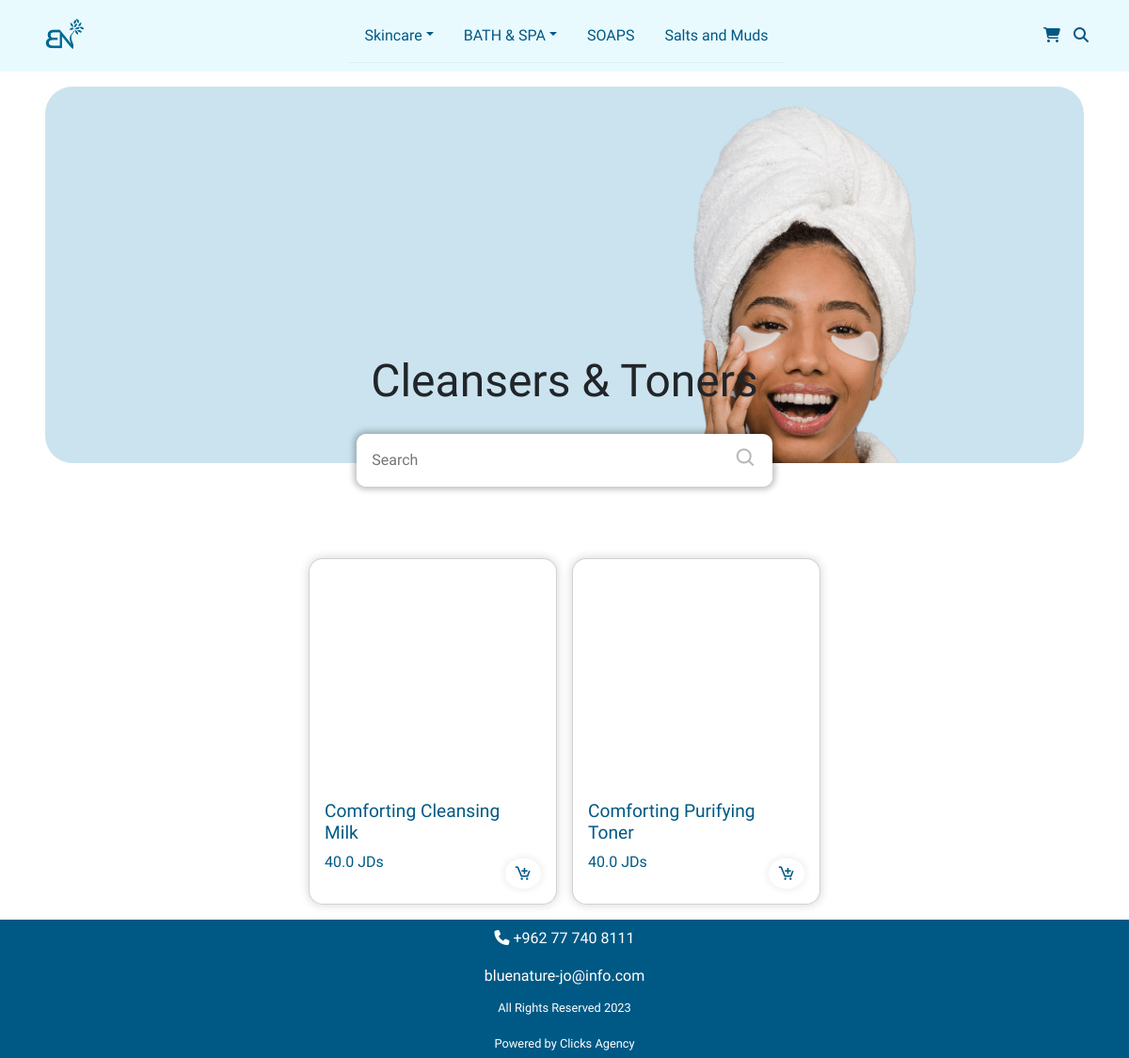
/1/1/, run on the app's committed database.
### home/models.py (models this page shows, shortened)
class SubCategory(models.Model):
    name = models.CharField(max_length=55)

class product(models.Model):
    category = models.ManyToManyField(Category, related_name='category')
    subCategory = models.ManyToManyField(SubCategory, related_name='sub')
    menuitem = models.ManyToManyField(MenuItems,blank=True)
    name = models.CharField(max_length=55)
    benefits = RichTextField(null=True, blank=True)
    ideal_for = RichTextField(null=True, blank=True)
    image = CloudinaryField('image')

class ProductVariant(models.Model):
    product = models.ForeignKey(product, related_name='variants', on_delete=models.CASCADE)
    size = models.CharField(max_length=55, blank=True, null=True)
    Flavor = models.CharField(max_length=55, blank=True, null=True)
    price = models.FloatField()

### home/views.py (the view)
# urls.py: path('<int:category_id>/<int:subcategory_id>/', views.subcategorypage, name='subcategory'),
def subcategorypage(request, category_id, subcategory_id):
    category = models.Category.objects.get(id=category_id)
    subcategory = models.SubCategory.objects.get(id=subcategory_id)
    products = models.product.objects.filter(category=category, subCategory=subcategory)
    context = {
        'products': products,
        'sub': subcategory,
    }
    return render(request, 'sub.html', context)

### templates/sub.html (shortened to what this page needs)
{% extends 'layout/navbar.html' %}
{% load static %}
{% block content %}
<div>
    <section>
        <div class="hero">
            <h1>{{ sub.name }}</h1>
            <div class="search">
                <form action="{% url 'search' %}" method="GET" id="form">
                    <input type="search" name="query" aria-label="Search" id="search" placeholder="Search">
                    <button type="submit" id="s-btn"><i class='bx bx-search'></i></button>
                </form>
            </div>
        </div>
    </section>
    <section>
        <div class="product-hero">
            {% for i in products %}
            <div class="card">
                <div class="card-body">
                    <div class="card-text">
                        <h2 class="product-name">{{ i.name }}</h2>
                        <p class="price">{{ i.variants.first.price }} JDs</p>
                    </div>
                    <a href="{% url 'product' product_id=i.id %}" class="icon-div">
                        <i class='bx bx-cart-add'></i>
                    </a>
                </div>
            </div>
            {% endfor %}
        </div>
    </section>
    <link href='https://unpkg.com/boxicons@2.1.4/css/boxicons.min.css' rel='stylesheet'>
    <link rel="stylesheet" href="{% static 'css/category.css' %}">
{% endblock %}

### home/static/css/navbar.css (style rules this page uses)
:root { --lg-font: 'Nunito', serif; --blue: #005984; }
body { font-family: var(--lg-font); }

### home/static/css/category.css (style rules this page uses)
* { margin: 0; padding: 0; font-family: 'Bricolage Grotesque', sans-serif; box-sizing: border-box; }
.hero { margin: 1rem 3rem; height: 50vh; background-image: url("/media/ds-min.png"); background-size: cover; border-radius: 1.8125rem; display: flex; flex-direction: column; justify-content: end; align-items: center; position: relative; }
h1 { font-size: 3rem; position: absolute; bottom: 50px; }
.search { width: 40%; position: absolute; bottom: -25px; }
#form { display: flex; justify-content: space-between; border-radius: 0.625rem; box-shadow: 0px 0px 6px 3px rgba(0, 0, 0, 0.25); margin-top: 2rem; overflow: hidden; }
#search { text-decoration: none; padding: 1rem 10rem; border: none; padding-left: 1rem; width: 100%; }
#search::placeholder { text-align: left; padding-left: 0; }
#s-btn { padding: 0.5rem 1rem; text-decoration: none; border: none; background-color: #ffff; cursor: pointer; }
.bx-search { font-size: 1.5rem; color: #b8b7b7; }
.product-hero { display: flex; flex-wrap: wrap; justify-content: center; gap: 1rem; padding: 1rem; margin-top: 4rem; }
.card { display: flex; flex-direction: column; justify-content: space-between; height: 23rem; width: 22vw; border-radius: 0.9375rem; box-shadow: 0px 0px 10px 1px rgba(0, 0, 0, 0.15); margin-top: 1.3rem; padding-bottom: 1rem; overflow: hidden; }
.card-body { display: flex; justify-content: space-between; align-items: end; padding: 0 1rem; }
.product-name { font-weight: 500; font-size: 1.2rem; color: var(--blue); }
.price { font-weight: 400; color: var(--blue); }
.icon-div { box-shadow: 0px 0px 6px 3px rgba(0, 0, 0, 0.05); border-radius: 48%; display: flex; justify-content: center; align-items: center; text-decoration: none; color: black; }
.bx-cart-add { font-size: 1.2rem; padding: 0.4rem 0.6rem; }
.bx-cart-add { color: var(--blue); }

### data on the page
SubCategory: name "Cleansers & Toners"
product: name "Comforting Cleansing Milk", variants.first.price "40.0"
product: name "Comforting Purifying Toner", variants.first.price "40.0"
